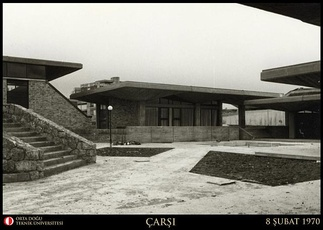
#> input picture before.jpg, 323 x 230 px, shrunk from 640 x 455 before the run
$ python main.py
#> lines starting #> are read from the running program, lines starting #| are printed output that depends on the picture
### aux.py
import cv2 as cv
import numpy as np
import copy

orb = cv.ORB_create(
    nfeatures=10000,
    scaleFactor=1.2,
    scoreType=cv.ORB_HARRIS_SCORE)

class FeatureExtraction:
    def __init__(self, img):
        self.img = copy.copy(img)
        self.gray_img = cv.cvtColor(img, cv.COLOR_BGR2GRAY)
        self.kps, self.des = orb.detectAndCompute(            self.gray_img, None)
        self.img_kps = cv.drawKeypoints(            self.img, self.kps, 0,            flags=cv.DRAW_MATCHES_FLAGS_DRAW_RICH_KEYPOINTS)
        self.matched_pts = []


LOWES_RATIO = 0.7
MIN_MATCHES = 50
index_params = dict(
    algorithm = 6, # FLANN_INDEX_LSH
    table_number = 6,
    key_size = 10,
    multi_probe_level = 2)
search_params = dict(checks=50)
flann = cv.FlannBasedMatcher(
    index_params,
    search_params)

# [15 lines left out: function feature_matching, not called in this run]

### main.py
import cv2 as cv
import numpy as np
from aux import FeatureExtraction, feature_matching

img0 = cv.imread("before.jpg", cv.COLOR_BGR2RGBA)
#> img0: shape (230, 323); min 0, max 255, mean 136
img1 = cv.imread("after.jpg", cv.COLOR_BGR2RGBA)
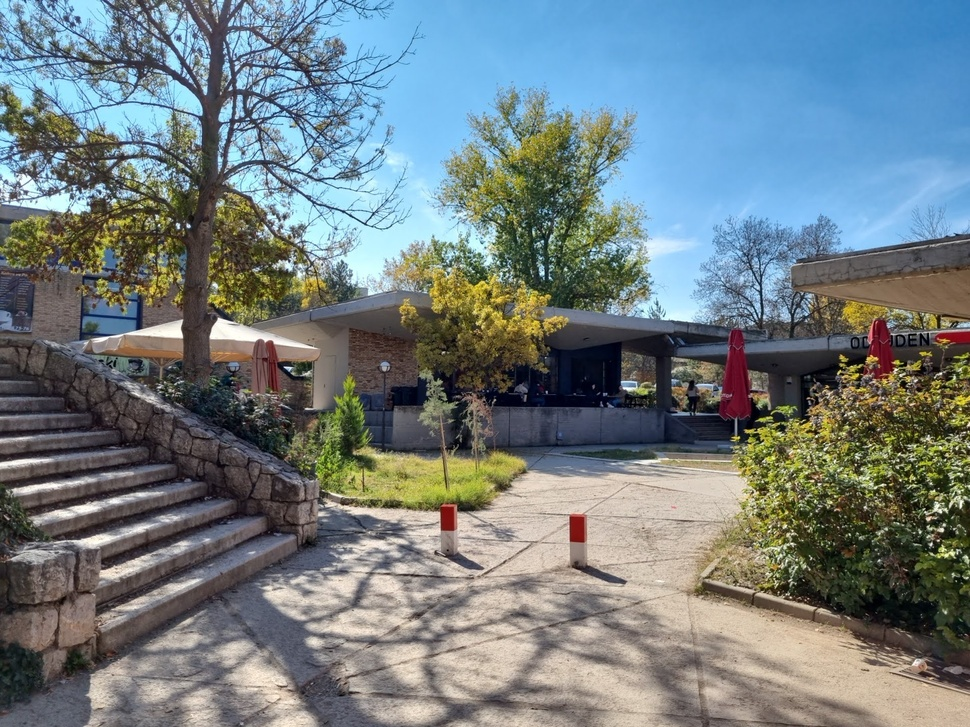
#> input picture after.jpg, 970 x 727 px, shrunk from 1920 x 1440 before the run
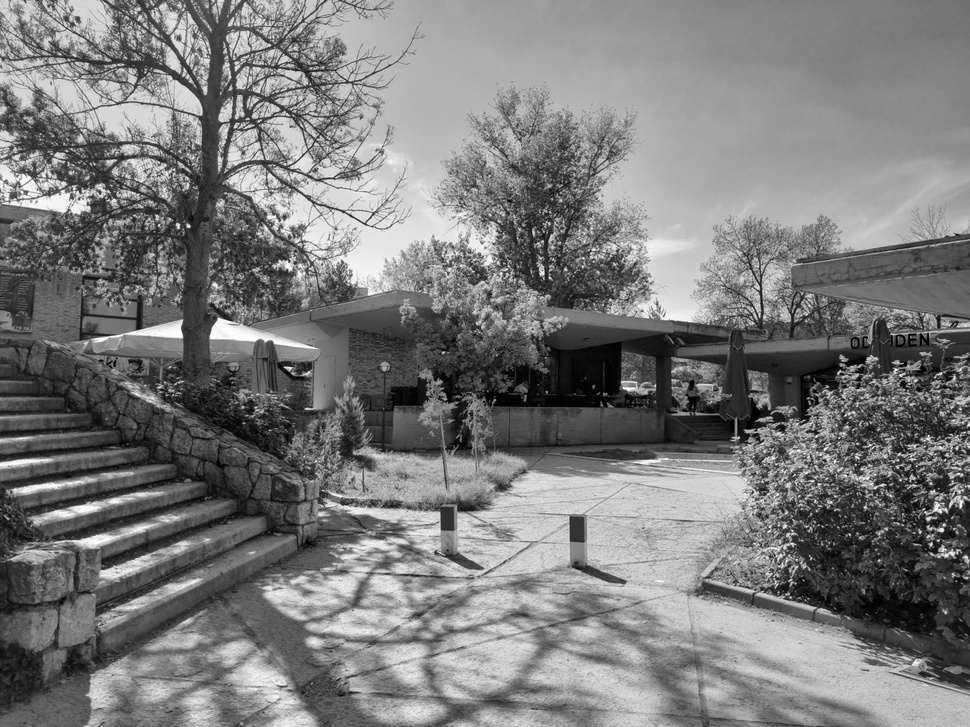
#> img1: shape (727, 970); min 0, max 255, mean 123.4
#> (the run stopped early here; a loop or call above may not have finished)
